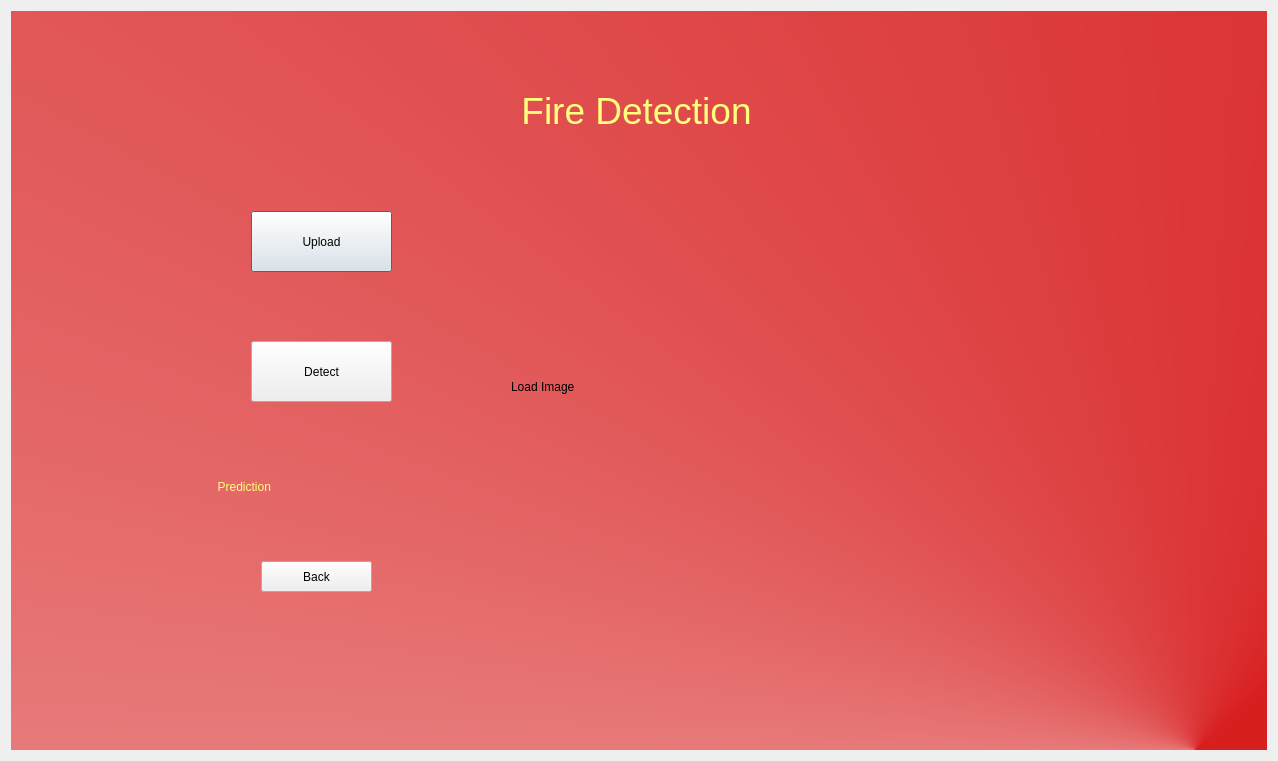
<?xml version="1.0" encoding="UTF-8"?>
<ui version="4.0">
 <class>Dialog</class>
 <widget class="QDialog" name="Dialog">
  <property name="geometry">
   <rect>
    <x>0</x>
    <y>0</y>
    <width>1278</width>
    <height>761</height>
   </rect>
  </property>
  <property name="windowTitle">
   <string>Dialog</string>
  </property>
  <layout class="QHBoxLayout" name="horizontalLayout">
   <item>
    <widget class="QWidget" name="bgwidget" native="true">
     <property name="styleSheet">
      <string notr="true">QWidget#bgwidget{
background-color:qconicalgradient(cx:0.943, cy:1, angle:0, stop:0.159091 rgba(216, 31, 32, 255), stop:1 rgba(255, 255, 255, 255));}</string>
     </property>
     <widget class="QLabel" name="text1">
      <property name="geometry">
       <rect>
        <x>310</x>
        <y>60</y>
        <width>631</width>
        <height>81</height>
       </rect>
      </property>
      <property name="styleSheet">
       <string notr="true">font: 87 36pt &quot;Arial Black&quot;;
color:rgb(255, 255, 127)</string>
      </property>
      <property name="text">
       <string>&lt;html&gt;&lt;head/&gt;&lt;body&gt;&lt;p align=&quot;center&quot;&gt;&lt;span style=&quot; font-size:28pt;&quot;&gt;Fire Detection&lt;/span&gt;&lt;/p&gt;&lt;/body&gt;&lt;/html&gt;</string>
      </property>
     </widget>
     <widget class="QPushButton" name="button1">
      <property name="geometry">
       <rect>
        <x>240</x>
        <y>200</y>
        <width>141</width>
        <height>61</height>
       </rect>
      </property>
      <property name="styleSheet">
       <string notr="true">font: 75 14pt &quot;Cambria&quot;;</string>
      </property>
      <property name="text">
       <string>Upload</string>
      </property>
     </widget>
     <widget class="QPushButton" name="button2">
      <property name="geometry">
       <rect>
        <x>240</x>
        <y>330</y>
        <width>141</width>
        <height>61</height>
       </rect>
      </property>
      <property name="styleSheet">
       <string notr="true">font: 75 14pt &quot;Cambria&quot;;</string>
      </property>
      <property name="text">
       <string>Detect</string>
      </property>
     </widget>
     <widget class="QLabel" name="label">
      <property name="geometry">
       <rect>
        <x>500</x>
        <y>200</y>
        <width>511</width>
        <height>351</height>
       </rect>
      </property>
      <property name="styleSheet">
       <string notr="true">font: 20pt &quot;Calibri&quot;;</string>
      </property>
      <property name="text">
       <string>Load Image</string>
      </property>
     </widget>
     <widget class="QLabel" name="prediction">
      <property name="geometry">
       <rect>
        <x>190</x>
        <y>450</y>
        <width>221</width>
        <height>51</height>
       </rect>
      </property>
      <property name="styleSheet">
       <string notr="true">color:rgb(255, 255, 127);
font: 75 20pt &quot;Cambria&quot;;</string>
      </property>
      <property name="text">
       <string>     Prediction</string>
      </property>
     </widget>
     <widget class="QPushButton" name="back">
      <property name="geometry">
       <rect>
        <x>250</x>
        <y>550</y>
        <width>111</width>
        <height>31</height>
       </rect>
      </property>
      <property name="styleSheet">
       <string notr="true">font: 75 14pt &quot;Cambria&quot;;</string>
      </property>
      <property name="text">
       <string>Back</string>
      </property>
     </widget>
    </widget>
   </item>
  </layout>
 </widget>
 <resources/>
 <connections/>
</ui>
